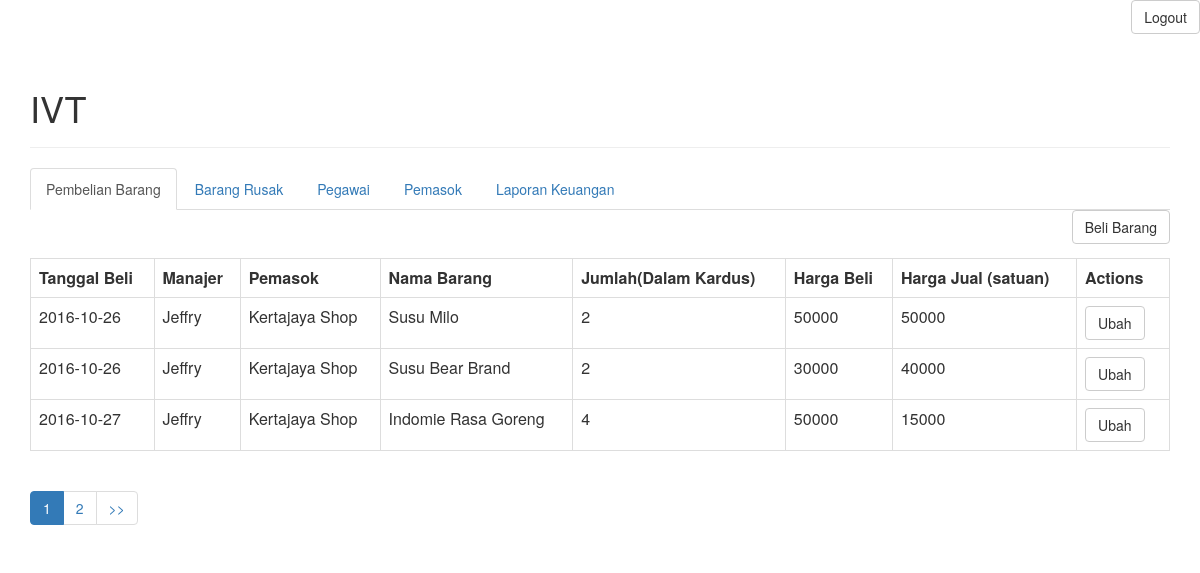
The page /view-pembelianbarang.php (signed in) on the database as committed earlier.
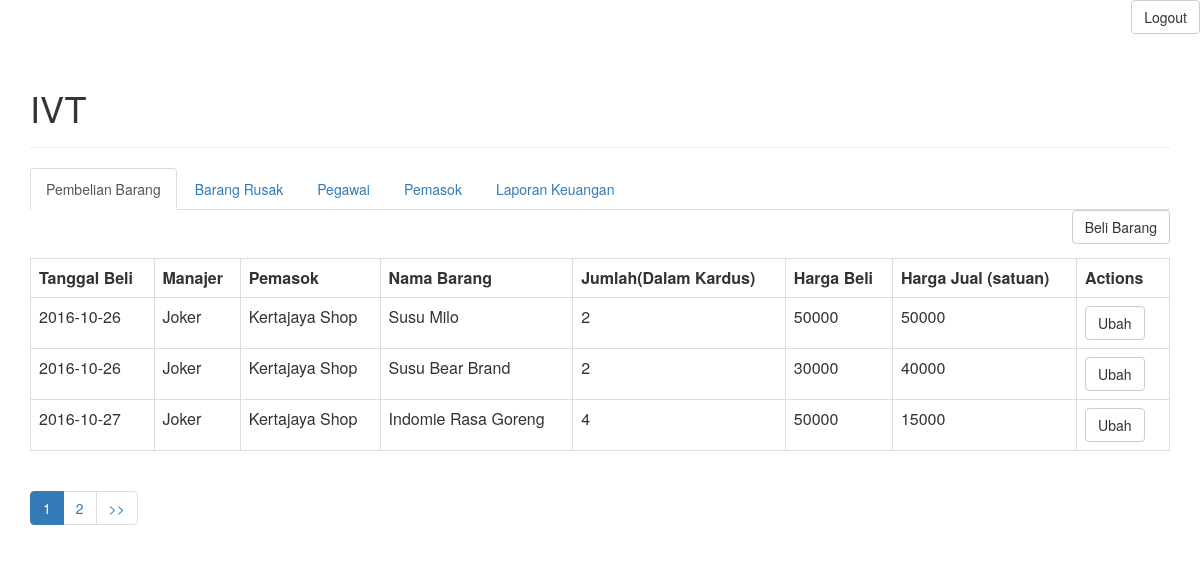
The same page on the database as committed later.
### tables this page shows
CREATE TABLE `pembelian_barang` (
  `id_pembelian` int(11) NOT NULL,
  `nim` int(11) DEFAULT NULL,
  `nip` int(11) DEFAULT NULL,
  `nib` int(11) DEFAULT NULL,
  `id_tra` int(11) DEFAULT NULL
);

CREATE TABLE `barang` (
  `nib` int(11) NOT NULL,
  `tanggal_tambah` date DEFAULT NULL,
  `nama` varchar(256) DEFAULT NULL,
  `jumlah` int(11) DEFAULT NULL,
  `harga_jual` int(11) DEFAULT NULL
);

CREATE TABLE `manajer` (
  `nim` int(11) NOT NULL,
  `nama` varchar(256) DEFAULT NULL,
  `no_tlp` varchar(256) DEFAULT NULL,
  `username` varchar(256) DEFAULT NULL,
  `password` varchar(64) DEFAULT NULL
);

CREATE TABLE `pemasok` (
  `nip` int(11) NOT NULL,
  `nama` varchar(256) DEFAULT NULL,
  `alamat` varchar(256) DEFAULT NULL,
  `no_tlp` varchar(256) DEFAULT NULL
);

CREATE TABLE `transaksi` (
  `id_tra` int(11) NOT NULL,
  `tanggal` date DEFAULT NULL,
  `pengeluaran` int(11) DEFAULT NULL,
  `pemasukan` int(11) DEFAULT NULL
);

### objects/pembelian_barang.php (called while the page is built, shortened)
<?php
class Pembelian_Barang{
    private $conn;
    private $table_name = "pembelian_barang";
    public function __construct($db){
        $this->conn = $db;
    }
    function readAll($page, $from_record_num, $records_per_page){
    $query = "SELECT
    id_pembelian, nim, nib, nip,id_tra
    FROM
    " . $this->table_name . "
    ORDER BY
    nim ASC
    LIMIT
    {$from_record_num}, {$records_per_page}";
    $stmt = $this->conn->prepare( $query );
    $stmt->execute();
    return $stmt;
}
    public function countAll(){
        $query = "SELECT id_pembelian FROM " . $this->table_name . "";
        $stmt = $this->conn->prepare( $query );
        $stmt->execute();
        $num = $stmt->rowCount();
        return $num;
    }
}
?>

### objects/barang.php (called while the page is built, shortened)
<?php
class Barang{
    private $conn;
    private $table_name = "barang";
    public $nib;
    public function __construct($db){
        $this->conn = $db;
    }
	  public function readOne(){
        $query = "SELECT
                    nama, harga_jual, jumlah,tanggal_tambah
                FROM
                    " . $this->table_name . "
                WHERE
                    nib = ?
                LIMIT
                    0,1";
        $stmt = $this->conn->prepare( $query );
        $stmt->bindParam(1, $this->nib);
        $stmt->execute();
        $row = $stmt->fetch(PDO::FETCH_ASSOC);
        $this->nama = $row['nama'];
        $this->harga_jual = $row['harga_jual'];
        $this->jumlah = $row['jumlah'];
        $this->tanggal_tambah = $row['tanggal_tambah'];
    }
}
?>

### objects/manajer.php (called while the page is built, shortened)
<?php
class Manajer{
    private $conn;
    private $table_name = "manajer";
    public $nim;
    public function __construct($db){
        $this->conn = $db;
    }
      public function readOne(){
        $query = "SELECT
                    nama, no_tlp ,username,password
                FROM
                    " . $this->table_name . "
                WHERE
                    nim = ?
                LIMIT
                    0,1";
        $stmt = $this->conn->prepare( $query );
        $stmt->bindParam(1, $this->nim);
        $stmt->execute();
        $row = $stmt->fetch(PDO::FETCH_ASSOC);
        $this->nama = $row['nama'];
    }
}
?>

### objects/pemasok.php (called while the page is built, shortened)
<?php
class Pemasok{
    private $conn;
    private $table_name = "pemasok";
    public $nip;
    public function __construct($db){
        $this->conn = $db;
    }
      public function readOne(){
        $query = "SELECT
                    nama, alamat, no_tlp
                FROM
                    " . $this->table_name . "
                WHERE
                    nip = ?
                LIMIT
                    0,1";
        $stmt = $this->conn->prepare( $query );
        $stmt->bindParam(1, $this->nip);
        $stmt->execute();
        $row = $stmt->fetch(PDO::FETCH_ASSOC);
        $this->nama = $row['nama'];
    }
}
?>

### objects/transaksi.php (called while the page is built, shortened)
<?php
class Transaksi{
    private $conn;
    private $table_name = "transaksi";
    public $id_tra;
    public function __construct($db){
        $this->conn = $db;
    }
      public function readOne(){
        $query = "SELECT
                     tanggal, pengeluaran, pemasukan
                FROM
                    " . $this->table_name . "
                WHERE
                    id_tra = ?
                LIMIT
                    0,1";
        $stmt = $this->conn->prepare( $query );
        $stmt->bindParam(1, $this->id_tra);
        $stmt->execute();
        $row = $stmt->fetch(PDO::FETCH_ASSOC);
        $this->pengeluaran = $row['pengeluaran'];
        }
}
?>

### view-pembelianbarang.php (the view, shortened to what this page needs)
<div class="right-button-margin">
    <a href="logout_manajer.php" class="btn btn-default pull-right">Logout</a>
</div>
<?php
$page_title = "IVT";
include_once 'objects/manajer.php';
include_once 'objects/barang.php';
include_once 'objects/pemasok.php';
include_once 'objects/transaksi.php';
include_once 'objects/pembelian_barang.php';
include_once "header.php";
?>
<ul class="nav nav-tabs">
  <li class="active"><a href="view-pembelianbarang.php">Pembelian Barang</a></li>
  <li><a href="view-barangrusakm.php">Barang Rusak</a></li>
  <li><a href="view-pegawai.php">Pegawai</a></li>
  <li><a href="view-pemasok.php">Pemasok</a></li>
  <li><a href="view-transaksi.php">Laporan Keuangan</a></li>
</ul>
<div class="right-button-margin">
    <a href="tambah-pembelian.php" class="btn btn-default pull-right">Beli Barang</a>
</div>
<?php
$page = isset($_GET['page']) ? $_GET['page'] : 1;
$records_per_page = 3;
$from_record_num = ($records_per_page * $page) - $records_per_page;
$database = new Database();
$db = $database->getConnection();
$pembelian_barang = new Pembelian_Barang($db);
$stmt = $pembelian_barang->readAll($page, $from_record_num, $records_per_page);
$num = $stmt->rowCount();
if ($num >0)
{
    $pemasok = new Pemasok($db);
    $barang = new Barang($db);
    $transaksi = new Transaksi($db);
    $manajer = new Manajer($db);
    echo '<table class="table table-hover table-responsive table-bordered" id="c">';
    echo '  <tr>';
    echo '      <th>Tanggal Beli</th>';
    echo '      <th>Manajer</th>';
    echo '      <th>Pemasok</th>';
    echo '      <th>Nama Barang</th>';
    echo '      <th>Jumlah(Dalam Kardus)</th>';
    echo '      <th>Harga Beli</th>';
    echo '      <th>Harga Jual (satuan)</th>';
    echo '      <th>Actions</th>';
    echo '  </tr>';
    while ($row = $stmt->fetch(PDO::FETCH_ASSOC))
    {
        extract($row);
        echo '<tr>';
        echo '  <td>';
            $barang->nib = $nib;
            $barang->readOne();
            echo $barang->tanggal_tambah;
        echo '</td>';
        echo '  <td>';
            $manajer->nim = $nim;
            $manajer->readOne();
            echo $manajer->nama;
        echo '</td>';
        echo '  <td>';
            $pemasok->nip = $nip;
            $pemasok->readOne();
            echo $pemasok->nama;
        echo '</td>';
        echo '  <td>';
            $barang->nib = $nib;
            $barang->readOne();
            echo $barang->nama;
        echo '</td>';
        echo '  <td>';
            echo $barang->jumlah;
        echo '</td>';
        echo '  <td>';
            $transaksi->id_tra = $id_tra;
            $transaksi->readOne();
            echo $transaksi->pengeluaran;
        echo '</td>';
        echo '  <td>';
            echo $barang->harga_jual;
        echo '</td>';
        echo '  <td>';
			echo '<a href="update-pembelian.php?id='.$id_pembelian.'" class="btn btn-default left-margin">Ubah</a>';
        echo '</td>';
        echo '</tr>';
    }
    echo '</table>';
}
else
{
    echo '<div>Barang Kosong.</div>';
}
?>
<?php
include_once 'paging-pembelianbarang.php';
?>
<?
include_once "footer.php";
?>

### header.php (shortened to what this page needs)
<html>
<head>
  <link rel="stylesheet" href="css/bootstrap.min.css">
</head>
<body>
  <div class="container">
    <?php
      echo "<div class='page-header'>";
      echo "<h1>{$page_title}</h1>";
      echo "</div>";
    ?>

### paging-pembelianbarang.php (shortened to what this page needs)
<?php
$page_dom = "view-pembelianbarang.php";
echo "<ul class=\"pagination\">";
$total_rows = $pembelian_barang->countAll();
$total_pages = ceil($total_rows / $records_per_page);
$range = 2;
$initial_num = $page - $range;
$condition_limit_num = ($page + $range)  + 1;
for ($x=$initial_num; $x<$condition_limit_num; $x++) {
    if (($x > 0) && ($x <= $total_pages)) {
        if ($x == $page) {
            echo "<li class='active'><a href=\"#\">$x <span class=\"sr-only\">(current)</span></a></li>";
        }
        else {
            echo "<li><a href='{$page_dom}?page=$x'>$x</a></li>";
        }
    }
}
if($page<$total_pages){
    echo "<li><a href='" .$page_dom . "?page={$total_pages}' title='Last page is {$total_pages}.'>";
    echo ">>";
    echo "</a></li>";
}
echo "</ul>";
?>

### footer.php
</div>
</body>
</html>

### header.php (style rules this page uses)
.left-margin { margin:0 .5em 0 0; }
.right-button-margin { margin: 0 0 1em 0; overflow: hidden; }

Rows that differ between the two databases and show on the page:
changed through a linked row, pembelian_barang "Susu Milo": nim.nama "Jeffry" → "Joker"
changed through a linked row, pembelian_barang "Susu Bear Brand": nim.nama "Jeffry" → "Joker"
changed through a linked row, pembelian_barang "Indomie Rasa Goreng": nim.nama "Jeffry" → "Joker"
